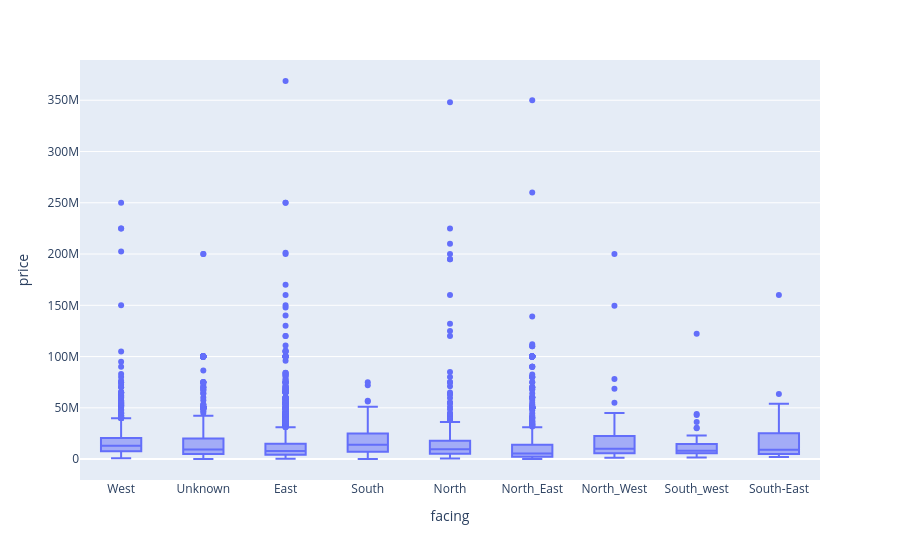

Notebook cell for this chart:
### Code cell
px.box(x='facing',y='price',data_frame=model_data,hover_name=model_data.index)

### Figure 1 — Plotly figure (JSON) as saved in the notebook; plotly's stock layout.template omitted (floating-point values rounded to 4 significant figures; data arrays with more than 128 entries replaced by an {"elided": "..."} marker saying what was removed)
{"data": [{"alignmentgroup": "True", "hovertemplate": "<b>%{hovertext}</b><br><br>facing=%{x}<br>price=%{y}<extra></extra>", "hovertext": {"elided": "7050 int values"}, "legendgroup": "", "marker": {"color": "#636efa"}, "name": "", "notched": false, "offsetgroup": "", "orientation": "v", "showlegend": false, "type": "box", "x": {"elided": "7050 str values"}, "x0": " ", "xaxis": "x", "y": {"elided": "7050 int values"}, "y0": " ", "yaxis": "y"}], "layout": {"autosize": true, "boxmode": "group", "legend": {"tracegroupgap": 0}, "margin": {"t": 60}, "xaxis": {"anchor": "y", "autorange": true, "domain": [0, 1], "range": [-0.5, 8.5], "title": {"text": "facing"}, "type": "category"}, "yaxis": {"anchor": "x", "autorange": true, "domain": [0, 1], "range": [-20380000.0, 389200000.0], "title": {"text": "price"}, "type": "linear"}}}
